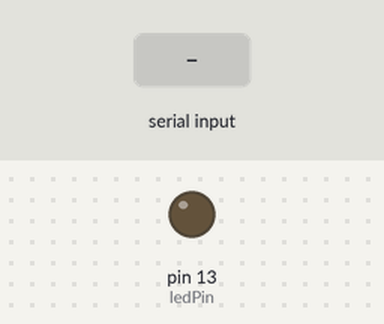
Bench run of a sketch on a simulated Arduino Uno, built with avr-gcc and run on an emulated ATmega328P. Shown: output pins drawn as LEDs (lit = HIGH). Inputs (shaded band) come from the test bench.

Above: at 1.2 s.
1.3 s: "b" received over Serial
At 1.6 s:
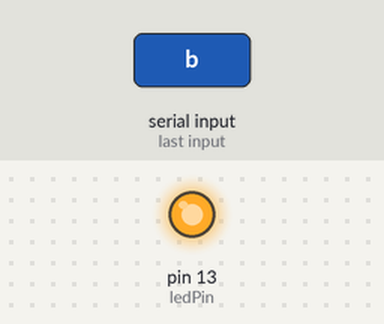
2.8 s: "a" received over Serial
At 3.9 s:
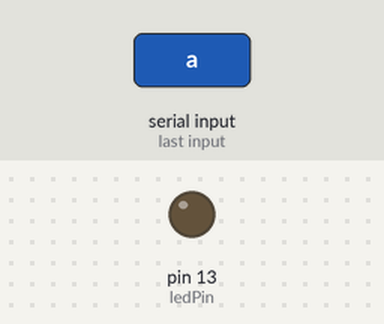
Timing chart, 0 to 5.8 s (numbered marks = the images above; inputs shaded):
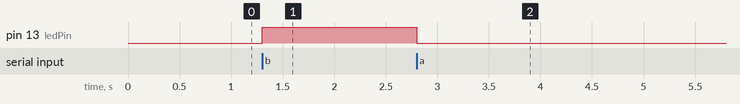

Measured:
- after the input at 1.3 s, pin 13 (ledPin): LOW → HIGH at once
- after the input at 2.8 s, pin 13 (ledPin): HIGH → LOW at once

The sketch:

led.ino
```cpp
int ledPin = 13;

void setup() {
  pinMode(ledPin, OUTPUT);
  Serial.begin(9600);
}

void loop() {
  if (Serial.available() > 0)
  {
    char data = Serial.read();
    if (data == 'b') {digitalWrite(ledPin, HIGH);}
    else if (data == 'a') {digitalWrite(ledPin, LOW);}
  }
}
```
